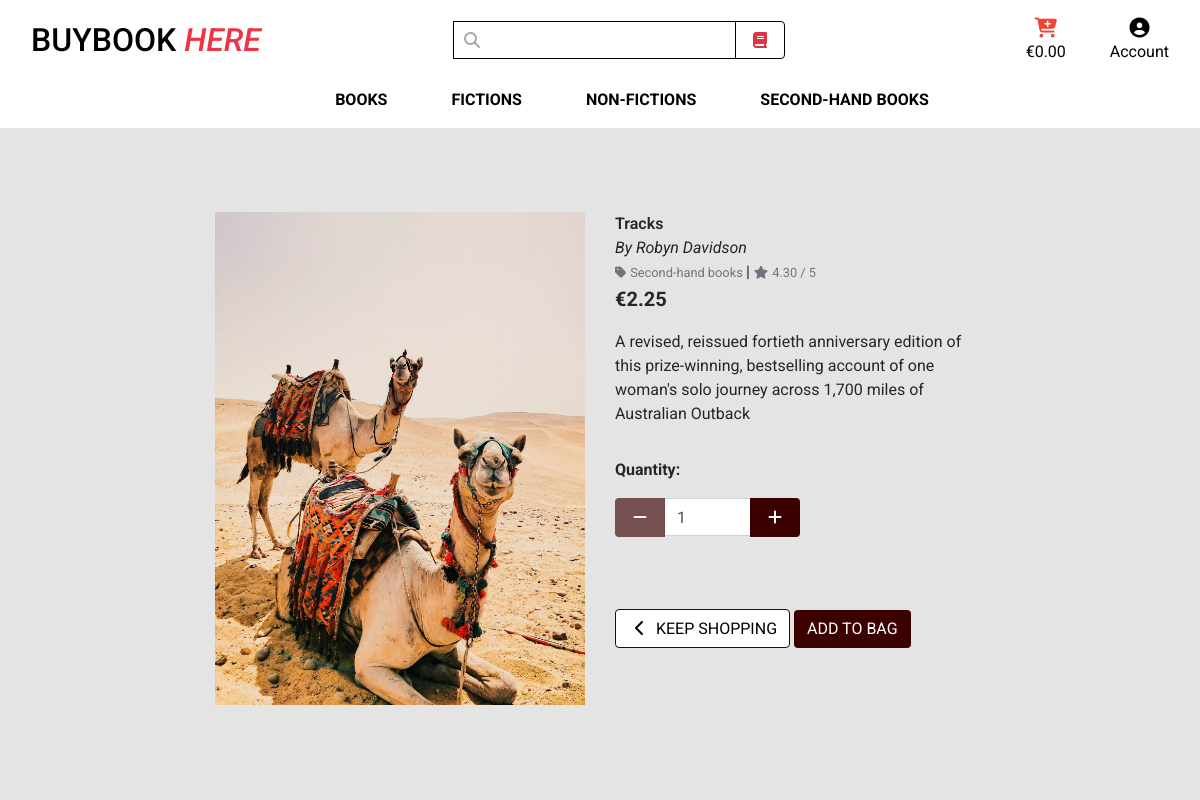
/books/25/, run on an earlier commit of the app's database.
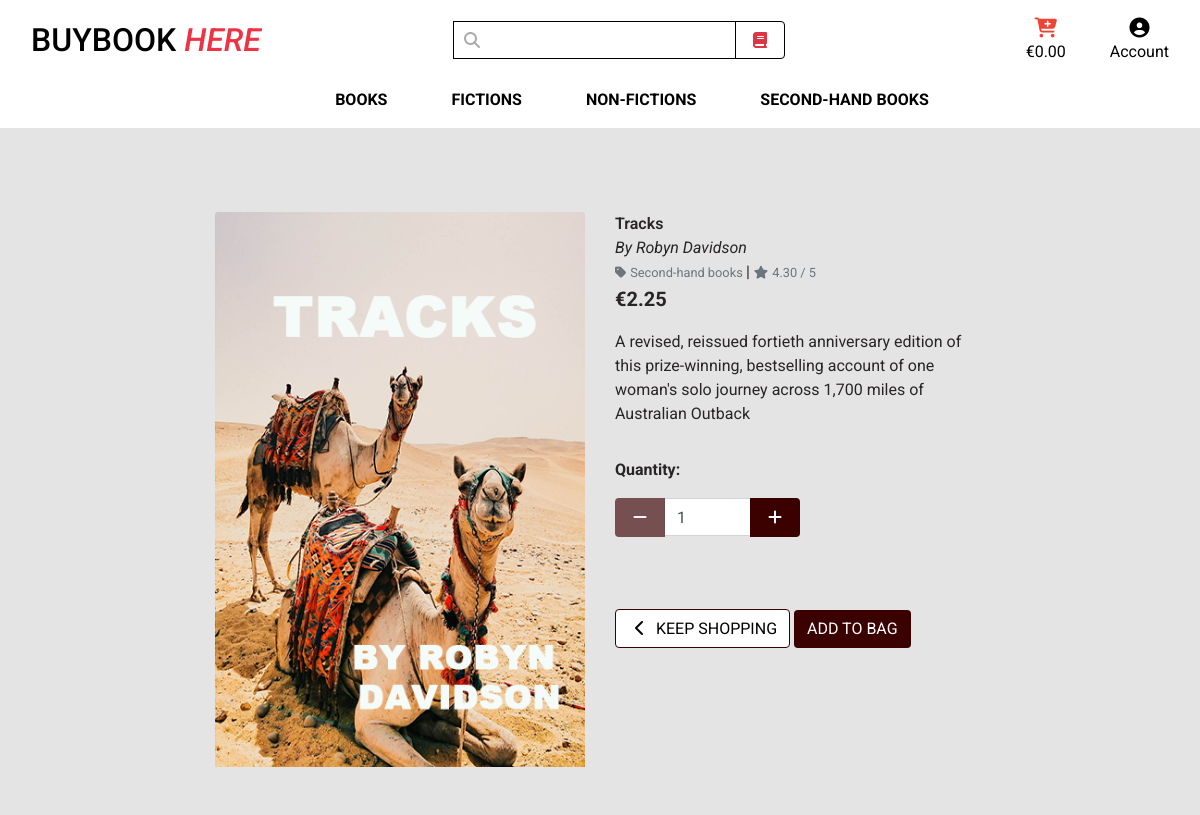
And on a later commit of the database.
### books/models.py (models this page shows, shortened)
class Book(models.Model):
    category = models.ForeignKey('Category', null=True, blank=True, on_delete=models.SET_NULL)
    code = models.CharField(max_length=254, null=True, blank=True)
    title = models.CharField(max_length=254)
    author = models.CharField(max_length=254, null=True, blank=True)
    description = models.TextField()
    price = models.DecimalField(max_digits=6, decimal_places=2)
    rating = models.DecimalField(max_digits=6, decimal_places=2, null=True, blank=True)
    image_url = models.URLField(max_length=1024, null=True, blank=True)
    image = models.ImageField(null=True, blank=True)

class Category(models.Model):
    class Meta:
        verbose_name_plural = 'Categories'
    title = models.CharField(max_length=254)
    friendly_title = models.CharField(max_length=254, null=True, blank=True)

### books/views.py (the view)
# urls.py: path('<int:book_id>/', views.book_detail, name='book_detail'),
def book_detail(request, book_id):
    book = get_object_or_404(Book, pk=book_id)
    context = {
        'book': book,
    }
    return render(request, 'books/book_detail.html', context)

### bag/contexts.py (called while the page is built, shortened)
def bag_contents(request):
    bag_items = []
    total = 0
    book_count = 0
    bag = request.session.get('bag', {})
    if total < settings.FREE_DELIVERY_THRESHOLD:
        delivery = total * Decimal(settings.STANDARD_DELIVERY_PERCENTAGE / 100)
        free_delivery_delta = settings.FREE_DELIVERY_THRESHOLD - total
    else:
        delivery = 0
        free_delivery_delta = 0
    grand_total = delivery + total
    context = {
        'bag_items': bag_items,
        'total': total,
        'book_count': book_count,
        'delivery': delivery,
        'free_delivery_delta': free_delivery_delta,
        'free_delivery_threshold': settings.FREE_DELIVERY_THRESHOLD,
        'grand_total': grand_total,
    }
    return context

### books/templates/books/book_detail.html (shortened to what the changed rows need)
{% extends "base.html" %}
{% load static %}
{% block content %}
<div class="container-fluid">
    <div class="row">
        <div class="col-12 col-md-6 col-lg-4 offset-lg-2">
            <div class="image-container my-5">
                {% if book.image %}
                <a href="{{ book.image.url }}" target="_blank">
                    <img class="card-img-top img-fluid" src="{{ book.image.url }}" alt="{{ book.title }}">
                </a>
                {% else %}
                <a href="">
                    <img class="card-img-top img-fluid" src="{{ MEDIA_URL }}noimage.png" alt="{{ book.title }}">
                </a>
                {% endif %}
            </div>
        </div>
        <div class="col-12 col-md-6 col-lg-4">
            <div class="product-details-container mb-5 mt-md-5">
                <p class="mb-0 title">{{ book.title }}</p>
                <p class="mb-0"><em>By {{ book.author }}</em></p>
                {% if book.category %}
                <small class="small mt-1 mb-0">
                    <a class="text-muted" href="{% url 'books' %}?category={{ book.category.title }}">
                        <i class="fas fa-tag mr-1"></i>{{ book.category.friendly_title }}
                    </a>
                </small> |
                {% endif %}
                {% if book.rating %}
                <small class="text-muted "><i class="fas fa-star mr-1"></i>{{ book.rating }} / 5</small>
                {% else %}
                <small class="text-muted">No Rating</small>
                {% endif %}
                <p class="lead mb-0 text-left font-weight-bold ">€{{ book.price }}</p>
                <p class="mt-3">{{ book.description }}</p>
                <form class="form" action="{% url 'add_to_bag' book.id %}" method="POST">
                    <div class="form-row">
                    </div>
                </form>
            </div>
        </div>
    </div>
</div>
{% endblock %}

What changed in the data, as far as the page shows it:
changed Book "Tracks": image: a different picture
